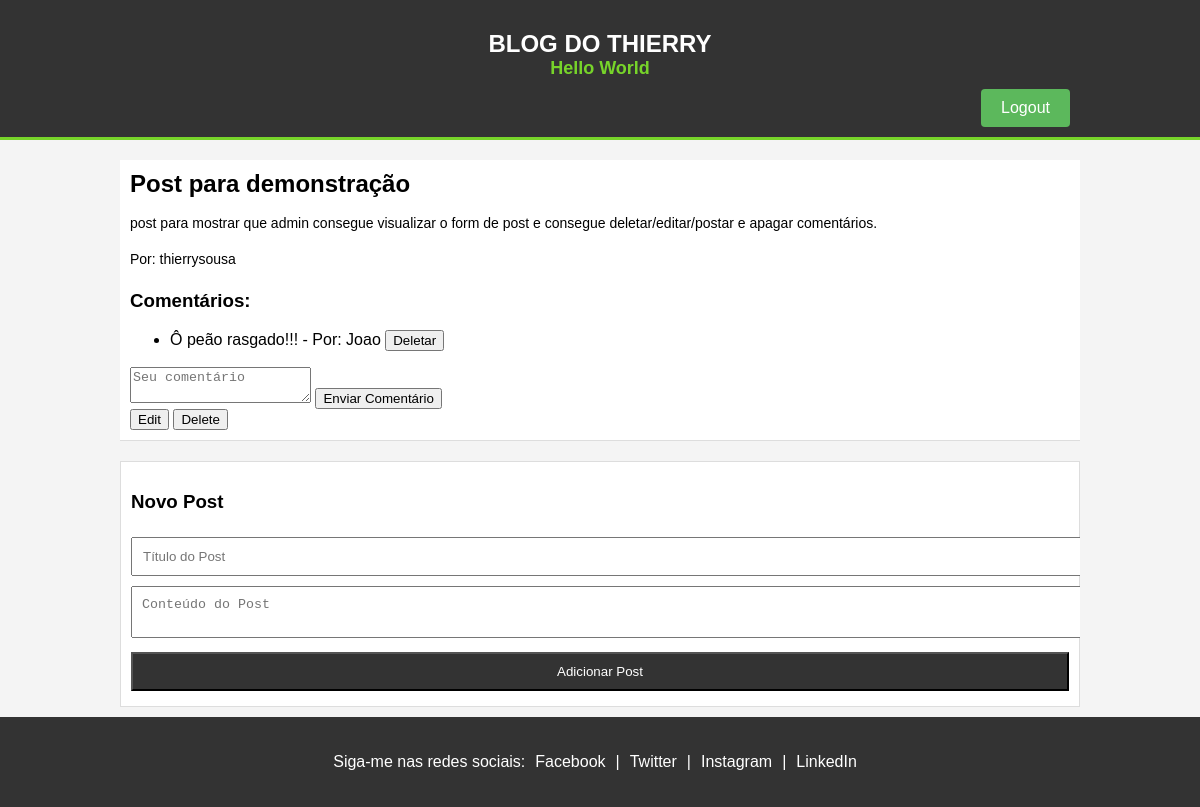
The page / (signed in) on the database as committed earlier.
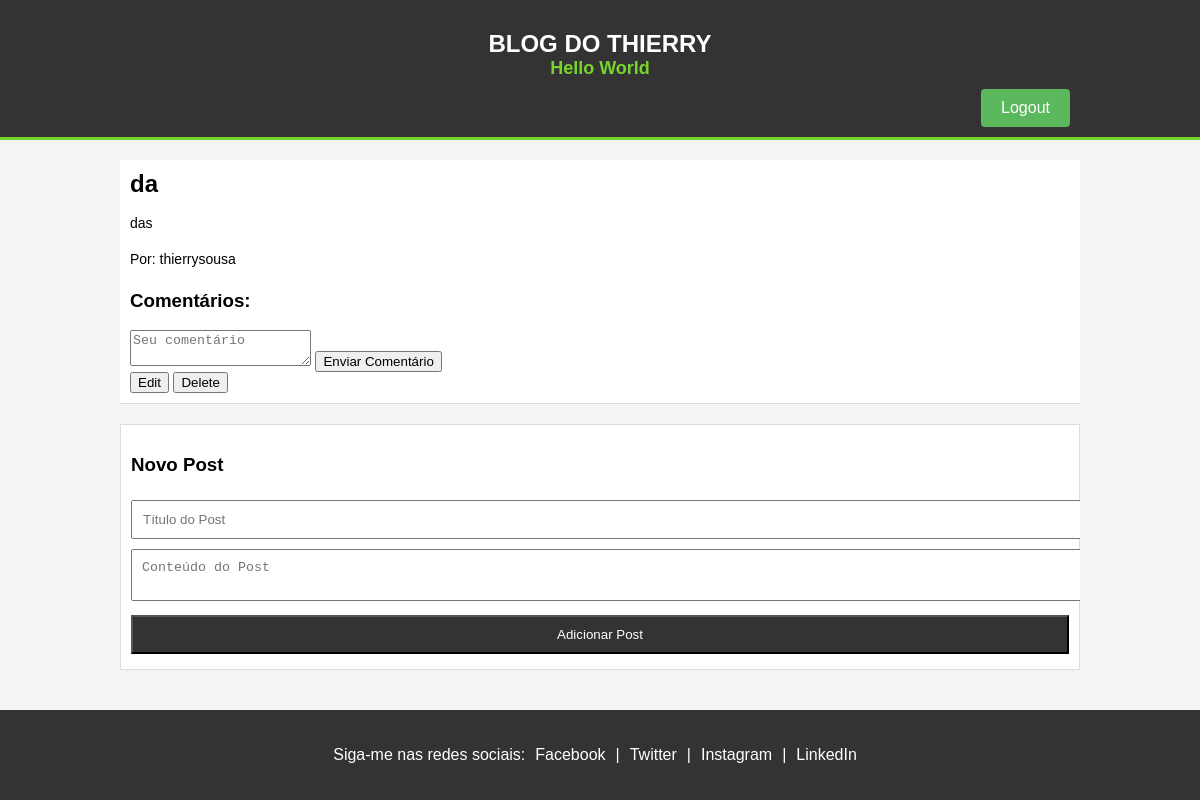
The same page on the database as committed later.
### main.py (models this page shows, shortened)
class Post(db.Model):
    id = db.Column(db.Integer, primary_key=True)
    title = db.Column(db.String(100), nullable=False)
    content = db.Column(db.Text, nullable=False)
    user_id = db.Column(db.Integer, db.ForeignKey('user.id'), nullable=False)

class User(UserMixin, db.Model):
    id = db.Column(db.Integer, primary_key=True)
    username = db.Column(db.String(50), unique=True, nullable=False)
    password_hash = db.Column(db.String(100), nullable=False)
    admin = db.Column(db.Boolean, default=False)
    post_id = db.relationship('Post', backref='author', lazy=True)
    comment_id = db.relationship('Comment', backref='user', lazy=True)

class Comment(db.Model):
    id = db.Column(db.Integer, primary_key=True)
    text = db.Column(db.Text, nullable=False)
    timestamp = db.Column(db.DateTime, default=datetime.utcnow)
    user_id = db.Column(db.Integer, db.ForeignKey('user.id'), nullable=False)
    post_id = db.Column(db.Integer, db.ForeignKey('post.id'), nullable=False)

### main.py (the view)
@app.route('/')
def index():
    if current_user.is_authenticated:
        nome = request.args.get("nome")
        posts = Post.query.all()
        comments = Comment.query.all()
        return render_template("index.html", nome=nome, posts=posts, comments=comments)
    else:
        return redirect(url_for('login'))

### main.py (called while the page is built)
@login_manager.user_loader
def load_user(user_id):
    return User.query.get(int(user_id))

@app.after_request
def add_header(response):
    response.headers["X-Frame-Options"] = "DENY"
    response.headers["Content-Security-Policy"] = "script-src 'unsafe-inline';"
    response.headers["Access-Control-Allow-Origin"] = "*"
    response.headers["Access-Control-Allow-Credentials"] = "true"
    return response

### templates/index.html (shortened to what this page needs)
<!DOCTYPE html>
<html lang="en">
<head>
    <link rel="stylesheet" href="{{ url_for('static', filename='style.css') }}">
</head>
<body>
    <header id="main-header">
        <div class="container">
            <h1>Blog do Thierry</h1>
            <h2>Hello World</h2>
            <div class="auth-buttons">
                {% if current_user.is_authenticated %}
                <a href="{{ url_for('logout') }}" class="btn">Logout</a>
                {% else %}
                <a href="{{ url_for('login') }}" class="btn">Login</a>
                {% endif %}
            </div>
        </div>
    </header>
    <div class="container">
        <div id="main">
            <div id="posts">
                {% for post in posts %}
                <div class="post" id="post-{{ post.id }}">
                    <h2>{{ post.title }}</h2>
                    <p>{{ post.content }}</p>
                    <p>Por: {{ post.author.username }}</p>
                    <h3>Comentários:</h3>
                    <ul id="comments-{{ post.id }}">
                        {% for comment in comments %}
                        {% if comment.post_id == post.id %}
                        <li id="comment-{{ comment.id }}">
                            {{ comment.text }} - Por: {{ comment.user.username }}
                            {% if current_user.is_authenticated and current_user.admin %}
                            <button onclick="deleteComment({{ comment.id }})">Deletar</button>
                            {% endif %}
                        </li>
                        {% endif %}
                        {% endfor %}
                    </ul>
                    {% if current_user.is_authenticated %}
                    <div class="comment-form">
                        <textarea id="comment-{{ post.id }}" placeholder="Seu comentário"></textarea>
                        <button onclick="addComment({{ post.id }})">Enviar Comentário</button>
                    </div>
                    {% endif %}
                    {% if current_user.is_authenticated and current_user.admin %}
                    <div class="admin-actions">
                        <button onclick="enableEdit({{ post.id }})">Edit</button>
                        <button onclick="deletePost({{ post.id }})">Delete</button>
                    </div>
                    {% endif %}
                </div>
                {% endfor %}
            </div>
            {% if current_user.is_authenticated and current_user.admin %}
            <div id="post-form">
                <h3>Novo Post</h3>
                <input type="text" id="title" placeholder="Título do Post">
                <textarea id="content" placeholder="Conteúdo do Post"></textarea>
                <input type="submit" value="Adicionar Post" onclick="addPost()">
            </div>
            {% endif %}
        </div>
    </div>
    <footer id="main-footer">
        <div class="container">
            <p>Siga-me nas redes sociais:</p>
            <a href="https://www.facebook.com/naotenho" target="_blank">Facebook</a> |
            <a href="https://x.com/thierrysarauj" target="_blank">Twitter</a> |
            <a href="https://www.instagram.com/thierryarauj0/" target="_blank">Instagram</a> |
            <a href="https://www.linkedin.com/in/thierryarauj0/" target="_blank">LinkedIn</a>
        </div>
    </footer>
</body>
</html>

### static/style.css (style rules this page uses)
body { font-family: Arial, sans-serif; margin: 0; padding: 0; background-color: #f4f4f4; }
.container { width: 80%; margin: auto; overflow: hidden; }
#main-header { background-color: #333; color: #fff; padding-top: 30px; min-height: 70px; border-bottom: #77d42a 3px solid; }
#main-header h1 { text-align: center; text-transform: uppercase; margin: 0; font-size: 24px; }
#main-header h2 { text-align: center; margin: 0; font-size: 18px; color: #77d42a; }
#main { margin-top: 20px; padding-bottom: 100px; }
.post { background: #fff; padding: 10px; border-bottom: 1px solid #ddd; margin-bottom: 10px; position: relative; }
.post h2 { margin: 0; }
.post p { font-size: 14px; line-height: 1.6; }
#post-form { margin-top: 20px; background: #fff; padding: 10px; border: 1px solid #ddd; }
#post-form input, #post-form textarea { width: 100%; padding: 10px; margin: 5px 0; }
#post-form input[type="submit"] { background: #333; color: #fff; cursor: pointer; }
#main-footer { background-color: #333; color: #fff; padding: 20px 0; text-align: center; clear: both; width: 100%; bottom: 0; position: fixed; }
#main-footer .container { display: flex; justify-content: center; align-items: center; flex-direction: row; }
#main-footer a { color: #fff; text-decoration: none; margin: 0 10px; }
.auth-buttons { text-align: right; }
.auth-buttons .btn { display: inline-block; padding: 10px 20px; margin: 10px; color: #fff; background-color: #5cb85c; border: none; border-radius: 4px; text-decoration: none; transition: background-color 0.3s ease; }

Rows that differ between the two databases and show on the page:
removed Comment: text "Ô peão rasgado!!!", user.username "Joao"
changed Post "Seu comentário": title "Post para demonstração" → "da"; content "post para mostrar que admin consegue visualizar o form de post e consegue deletar/editar/postar e apagar comentários." → "das"
